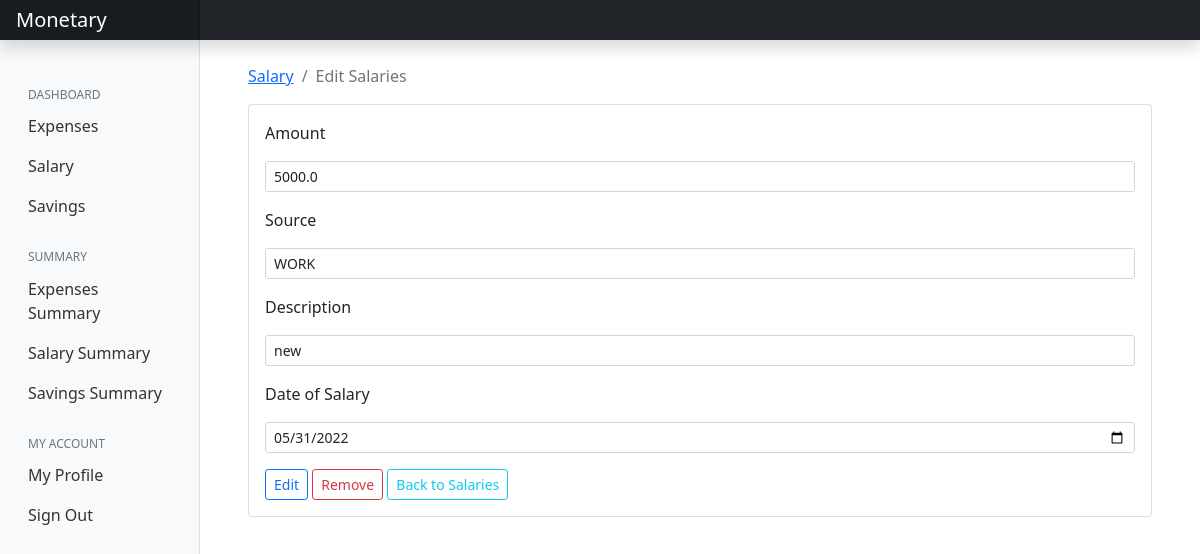
The app's page /salary/edit-salary/5 (signed in) with its own data.
### salary/models.py (models this page shows, shortened)
class Salary(models.Model):
    amount = models.FloatField()
    date = models.DateField(default=now)
    description = models.TextField()
    owner = models.ForeignKey(to=User, on_delete=models.CASCADE)
    source = models.CharField(max_length=200)
    class Meta:
        ordering = ['-date']
        verbose_name_plural = 'Salaries'

### salary/views.py (the view, shortened to what this page needs)
# urls.py: path('edit-salary/<int:id>', views.salary_edit, name="salary-edit"),
@login_required(login_url='/accounts/login')
def salary_edit(request, id):
    sources = Source.objects.all()
    salary = Salary.objects.get(pk=id)
    context = {
        'salary': salary,
        'values': salary,
        'sources': sources
    }
    if request.method == 'GET':
        return render(request, 'salary/edit-salary.html', context)

### salary/templates/salary/edit-salary.html (shortened to what this page needs)
{% extends 'base.html' %}
{% load static %}
{% block content %}
<div class="container mt-4">
    <nav aria-label="breadcrumb">
        <ol class="breadcrumb">
            <li class="breadcrumb-item"><a href="{% url 'salary' %}">Salary</a></li>
            <li class="breadcrumb-item active" aria-current="page">Edit Salaries</li>
        </ol>
    </nav>
    <div class="card">
        <div class="card-body">
            <form action="{% url 'salary-edit' salary.id %}" method="post">
                <div class="form-group">
                    <label for="" class="mb-3">Amount</label>
                    <input type="number" class="form-control form-control-sm mb-3" name="amount" value="{{values.amount}}">
                </div>
                <div class="form-group">
                    <label for="" class="mb-3">Source</label>
                    <select class="form-control form-control-sm mb-3" name="source">
                        <option selected name="source" value="{{values.source}}">{{values.source}}</option>
                    </select>
                </div>
                <div class="form-group">
                    <label for="" class="mb-3">Description</label>
                    <input type="text" class="form-control form-control-sm mb-3" name="description"
                        value="{{values.description}}">
                </div>
                <div class="form-group">
                    <label for="" class="mb-3">Date of Salary</label>
                    <input type="date" class="form-control form-control-sm mb-3" name="salary_date" value="{{values.date | date:'Y-m-d'}}">
                </div>
                <input type="submit" value="Edit" class="btn btn-outline-primary btn-sm mr-2">
                <a href="{% url 'delete-salary' salary.id %}" class="btn btn-outline-danger btn-sm">Remove</a>
                <a href="{% url 'salary' %}" class="btn btn-outline-info btn-sm align-right float-right mr-auto">Back to Salaries</a>
            </form>
        </div>
    </div>
</div>
{% endblock %}

### static/css/main.css (style rules this page uses)
body { font-size: .875rem; }

### records on screen
Salary: amount "5000.0", source "WORK", description "new", salary_date "05/31/2022"
